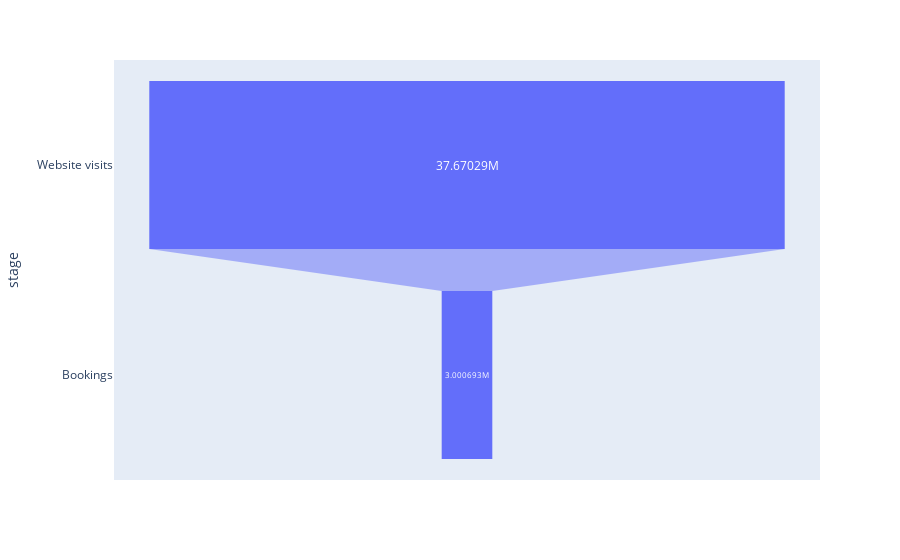

Write notebook code for a chart like this one.
### Code cell
visits = booking[['count', 'sum']].sum()['count']
bookings = booking[['count', 'sum']].sum()['sum']

import plotly.express as px
data = dict(
    number=[ visits, bookings ],
    stage=["Website visits", "Bookings"])
fig = px.funnel(data, x='number', y='stage')
fig.show()

### Figure 1 — Plotly figure (JSON) as saved in the notebook; plotly's stock layout.template omitted (floating-point values rounded to 4 significant figures)
{"data": [{"hovertemplate": "number=%{x}<br>stage=%{y}<extra></extra>", "legendgroup": "", "marker": {"color": "#636efa"}, "name": "", "orientation": "h", "showlegend": false, "type": "funnel", "x": [37670293, 3000693], "xaxis": "x", "y": ["Website visits", "Bookings"], "yaxis": "y"}], "layout": {"legend": {"tracegroupgap": 0}, "margin": {"t": 60}, "xaxis": {"anchor": "y", "domain": [0, 1], "title": {"text": "number"}}, "yaxis": {"anchor": "x", "domain": [0, 1], "title": {"text": "stage"}}}}
